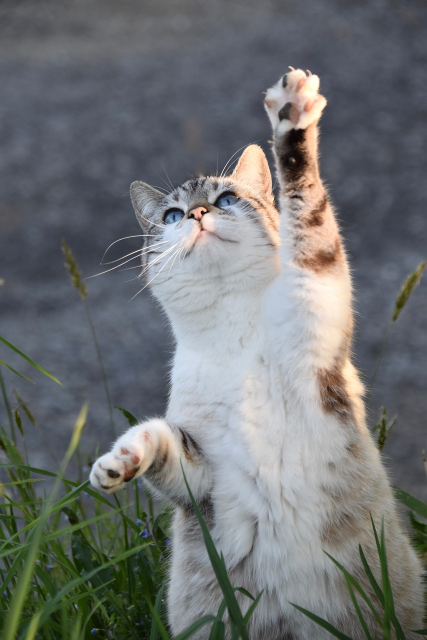
#> input picture img/cat-5098930_1280.jpg, 853 x 1280 px (shown at 1/2 size)
$ python rinkaku.py
#> lines starting #> are read from the running program, lines starting #| are printed output that depends on the picture; after the words box and inside, x2 and y2 are one past the last pixel; in counts of white or black regions, pixels touching at a corner belong together
import cv2

#入力画像
image = cv2.imread('img/cat-5098930_1280.jpg')
#> image is the input picture: shape (1280, 853, 3); mean B, G, R 114.6, 114.2, 111.3

#画像のサイズ縮小
height = image.shape[0]
#> height = 1280
width = image.shape[1]
#> width = 853
image = cv2.resize(image,(round(width/4), round(height/4)))
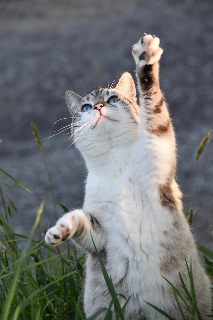
#> image: shape (320, 213, 3); mean B, G, R 114.6, 114.2, 111.3

image_copy1 = image.copy()
#グレースケール化
image_copy1 = cv2.cvtColor(image_copy1,cv2.COLOR_BGR2GRAY)
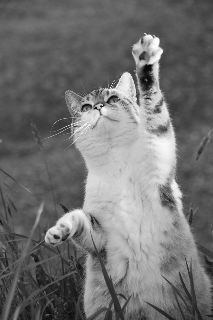
#> image_copy1: shape (320, 213); min 7, max 253, mean 113.3

#閾値処理
ret,thresh = cv2.threshold(image_copy1,95,255,cv2.THRESH_BINARY)
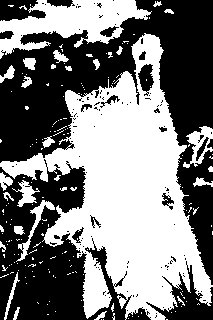
#> thresh: shape (320, 213); 48.4% white; 179 white regions (152 under 20 px)
#輪郭検出 （cv2.ChAIN_APPROX_SIMPLE）
contours1, hierarchy1 = cv2.findContours(thresh, cv2.RETR_TREE, cv2.CHAIN_APPROX_SIMPLE)
#> contours1 = 396 contours, 360 with area under 20; largest, box (x1, y1, x2, y2) and area: (0, 33, 213, 320) 25953, (0, 0, 152, 59) 4091, (183, 126, 213, 168) 550, (137, 63, 155, 93) 336, (16, 200, 55, 262) 308

#輪郭の描画
cv2.drawContours(image, contours1, -1, (0, 255, 0), 2, cv2.LINE_AA)
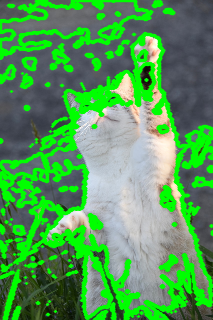
#> image: shape (320, 213, 3); mean B, G, R 86.4, 154.8, 83.3

#実行結果
cv2.imshow('Drawn contours', image)
cv2.imwrite('img/drawn.jpg', image)
cv2.imshow('Original', image_copy1)
cv2.imwrite('img/original.jpg', image_copy1)
cv2.waitKey(0)
cv2.destroyAllWindows()

$ run again, with img/kirei.jpg copied over img/cat-5098930_1280.jpg
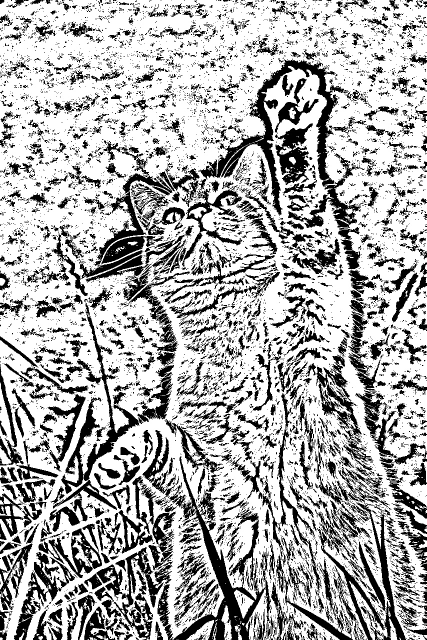
#> input picture img/kirei.jpg, 853 x 1280 px (shown at 1/2 size)
#> image is the input picture: shape (1280, 853, 3); min 0, max 255, mean 175.3
#> `ret,thresh = cv2.threshold(image_copy1,95,255,cv2.THRESH_BINARY)`:
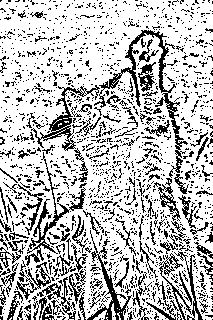
#> thresh: shape (320, 213); 74.1% white; black in thin lines or dots
#> contours1 = 2797 contours, 2557 with area under 20; largest, box (x1, y1, x2, y2) and area: (0, 0, 213, 320) 64377, (120, 29, 177, 108) 886, (28, 166, 70, 254) 738, (48, 86, 85, 133) 484, (137, 61, 157, 93) 324
#> `cv2.drawContours(image, contours1, -1, (0, 255, 0), 2, cv2.LINE_AA)`:
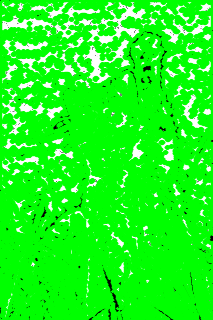
#> image: shape (320, 213, 3); mean B, G, R 27.3, 251.6, 27.3
